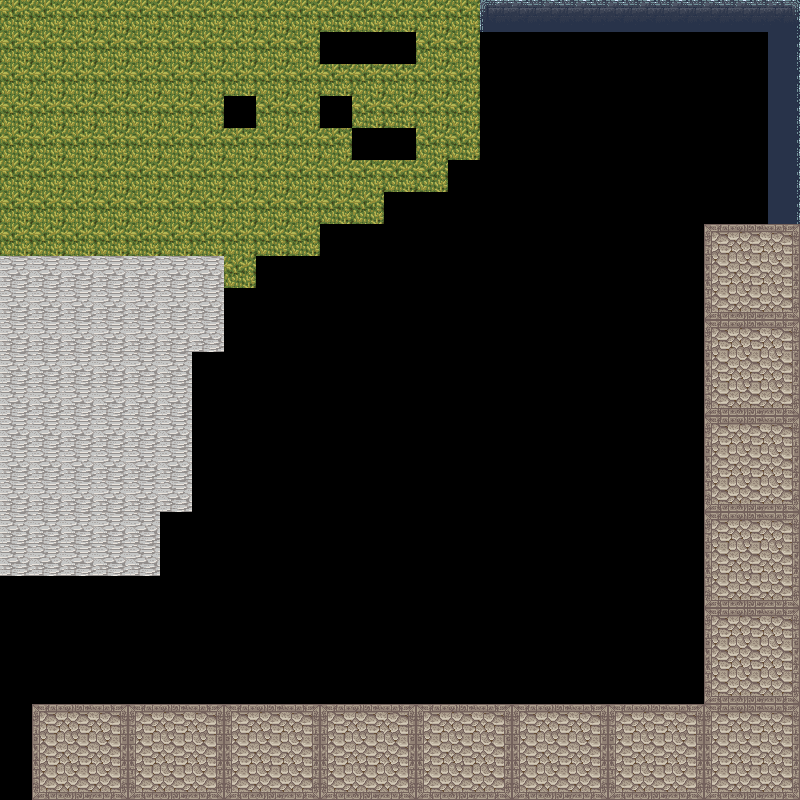

Below is a game level as drawn by its tile map, then a one-line description and the .tmx that defines it (tile-layer data replaced by summaries):
An orthogonal 25x25 tile map with 32x32 px tiles, 1 tile layer (Tile Layer 1).

<map version="1.0" orientation="orthogonal" width="25" height="25" tilewidth="32" tileheight="32">
 <tileset firstgid="1" name="magecity" tilewidth="32" tileheight="32">
  <image source="../../images/magecity.png" width="256" height="1450" />
 </tileset>
 <layer name="Tile Layer 1" width="25" height="25">
  <data>[625 cells, 299 non-empty, 15 distinct tile ids]</data>
 </layer>
</map>
